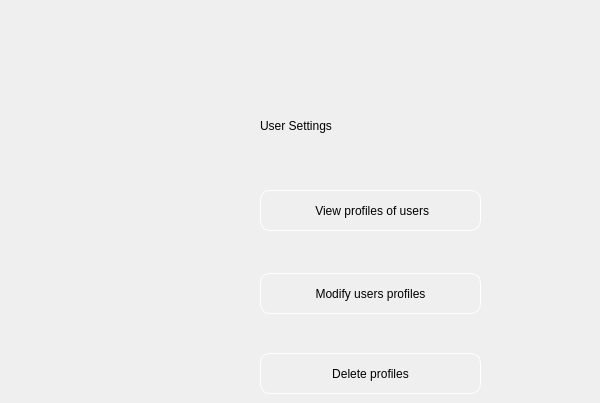
    <widget class="QWidget" name="user_settings">
     <widget class="QLabel" name="label_25">
      <property name="geometry">
       <rect>
        <x>260</x>
        <y>90</y>
        <width>331</width>
        <height>71</height>
       </rect>
      </property>
      <property name="styleSheet">
       <string notr="true">font: 700 28pt &quot;Times New Roman&quot;;</string>
      </property>
      <property name="text">
       <string>User Settings</string>
      </property>
     </widget>
     <widget class="QPushButton" name="pushButton_17">
      <property name="geometry">
       <rect>
        <x>260</x>
        <y>190</y>
        <width>221</width>
        <height>41</height>
       </rect>
      </property>
      <property name="styleSheet">
       <string notr="true">border-radius:10px;
font: 10pt &quot;Segoe UI&quot;;
border:1px solid white;</string>
      </property>
      <property name="text">
       <string> View profiles of users</string>
      </property>
     </widget>
     <widget class="QPushButton" name="pushButton_18">
      <property name="geometry">
       <rect>
        <x>260</x>
        <y>273</y>
        <width>221</width>
        <height>41</height>
       </rect>
      </property>
      <property name="styleSheet">
       <string notr="true">border-radius:10px;
font: 10pt &quot;Segoe UI&quot;;
border:1px solid white;</string>
      </property>
      <property name="text">
       <string>Modify users profiles</string>
      </property>
     </widget>
     <widget class="QPushButton" name="pushButton_19">
      <property name="geometry">
       <rect>
        <x>260</x>
        <y>353</y>
        <width>221</width>
        <height>41</height>
       </rect>
      </property>
      <property name="styleSheet">
       <string notr="true">border-radius:10px;
font: 10pt &quot;Segoe UI&quot;;
border:1px solid white;
</string>
      </property>
      <property name="text">
       <string>Delete profiles</string>
      </property>
     </widget>
    </widget>
